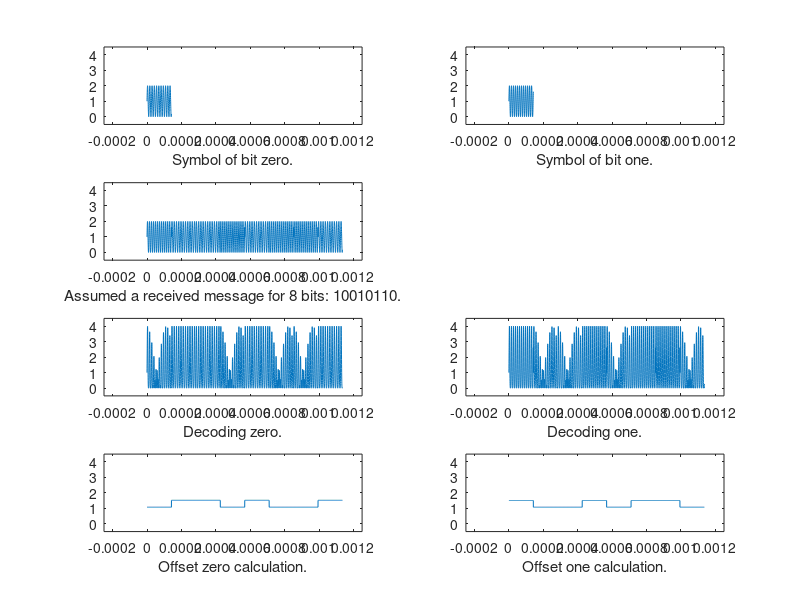

Write MATLAB code to recreate this figure.
% https://www.allaboutcircuits.com/technical-articles/digital-signal-processing-in-scilab-how-to-decode-an-fsk-signal/
% mducng, SoC team, G2touch
% For MPP2.0 Ring pressure
%%%%%%%%%%%%%%%%%%%%%%%%%%%%%%%%%%%%%%%%%%%%%%%%%%%%%%%%%%%%%%%%%%%%%%%%%%%
clc; clear;
close all;
f0               =  76500;
f1               =  85400;
Fs               =  4000000;
SamplesPerSymbol =  142*4; % 142*10^(-6)*Fs = 142*4 (142 is from spec)
n                = 0:(SamplesPerSymbol-1);
t                = n*1/Fs;
SymbolZero       = 1 + sin(2*pi*f0*t);
SymbolOne        = 1 + sin(2*pi*f1*t);
%%%%%%%%%%%%%%%%%%%%%%%%%%%%%%%%%%%%%%%%%%%%%%%%%%%%%%%%%%%%%%%%%%%%%%%%%%%
receivedSignal   = [SymbolOne SymbolZero SymbolZero SymbolOne SymbolZero ...
    SymbolOne SymbolOne SymbolZero]; 
tRx              = (0:length(receivedSignal)-1)*1/Fs;
%%%%%%%%%%%%%%%%%%%%%%%%%%%%%%%%%%%%%%%%%%%%%%%%%%%%%%%%%%%%%%%%%%%%%%%%%%%
DecodingZero     = receivedSignal .* [SymbolZero SymbolZero SymbolZero ...
    SymbolZero SymbolZero SymbolZero SymbolZero SymbolZero];
DecodingOne      = receivedSignal .* [SymbolOne  SymbolOne  SymbolOne  ...
    SymbolOne  SymbolOne  SymbolOne  SymbolOne  SymbolOne ];
%%%%%%%%%%%%%%%%%%%%%%%%%%%%%%%%%%%%%%%%%%%%%%%%%%%%%%%%%%%%%%%%%%%%%%%%%%%
for k=1:(length(DecodingZero)/SamplesPerSymbol)
    SymbolOffsets_Zero((((k-1)*SamplesPerSymbol)+1):k*(SamplesPerSymbol))	...
        = mean(DecodingZero((((k-1)*SamplesPerSymbol)+1):k*(SamplesPerSymbol)));
end

for k=1:(length(DecodingOne)/SamplesPerSymbol)
    SymbolOffsets_One((((k-1)*SamplesPerSymbol)+1):k*(SamplesPerSymbol)) 	...
        = mean(DecodingOne((((k-1)*SamplesPerSymbol)+1):k*(SamplesPerSymbol)));
end
%%%%%%%%%%%%%%%%%%%%%%%%%%%%%%%%%%%%%%%%%%%%%%%%%%%%%%%%%%%%%%%%%%%%%%%%%%%
subplot(4,2,1);
plot(t, SymbolZero);
axis([-1000*1/Fs 5000*1/Fs -0.5 4.5]);
xlabel('Symbol of bit zero.');

subplot(4,2,2);
plot(t, SymbolOne);
axis([-1000*1/Fs 5000*1/Fs -0.5 4.5]);
xlabel('Symbol of bit one.');

subplot(4,2,3);
plot(tRx,receivedSignal);
axis([-1000*1/Fs 5000*1/Fs -0.5 4.5]);
xlabel('Assumed a received message for 8 bits: 10010110.');

subplot(4,2,5);
plot(tRx,DecodingZero);
axis([-1000*1/Fs 5000*1/Fs -0.5 4.5]);
xlabel("Decoding zero.");

subplot(4,2,6);
plot(tRx,DecodingOne);
xlabel("Decoding one.");
axis([-1000*1/Fs 5000*1/Fs -0.5 4.5]);

subplot(4,2,7);
plot(tRx,SymbolOffsets_Zero)
xlabel("Offset zero calculation.");
axis([-1000*1/Fs 5000*1/Fs -0.5 4.5]);

subplot(4,2,8);
plot(tRx,SymbolOffsets_One)
xlabel("Offset one calculation.");
axis([-1000*1/Fs 5000*1/Fs -0.5 4.5]);
